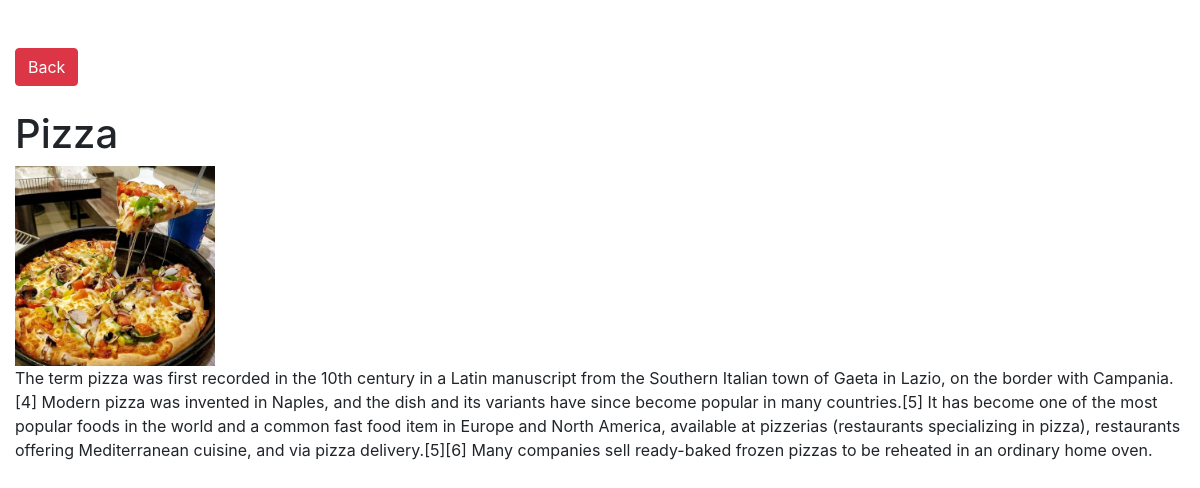
/2, run on the app's committed database.
### App/models.py (models this page shows, shortened)
class Recipe(models.Model):
    name 		= models.CharField(max_length=100)
    desc		= models.TextField()
    image 		= models.CharField(max_length=400)

### App/views.py (the view)
# urls.py: path('<int:id>',show , name='show'),
def show(request , id):
    if cache.get(id):
        print("DATA COMING FROM CACHE")
        recipe = cache.get(id)
    else:
        print("DATA COMING FROM DB")
        recipe = Recipe.objects.get(id = id)
        cache.set(id , recipe)
    context = {'recipe' : recipe}
    return render(request, 'show.html' , context)

### App/templates/show.html (shortened to what this page needs)
<!DOCTYPE html>
<html lang="en">
<head>
    <link rel="stylesheet" href="https://stackpath.bootstrapcdn.com/bootstrap/4.4.1/css/bootstrap.min.css">
</head>
<body>
    <div class="container-fluid mt-5">
        <a href="/" class="btn btn-danger">Back</a>
    <h1 class="mt-4">{{recipe.name}}</h1>
    <img src="{{recipe.image}}" class="img-responsive" style="height:200px">
    <p>{{recipe.desc}}</p>
    </div>
</body>
</html>

### data on the page
Recipe: name "Pizza", image (picture), desc "The term pizza was first recorded in the 10th century in a Latin manuscript from the Southern Italian town of Gaeta in Lazio, on the border with Campania.[4] Modern pizza was invented in Naples, and the dish and its variants have since become popular in many countries.[5] It has become one of the most popular foods in the world and a common fast food item in Europe and North America, available at pizzerias (restaurants specializing in pizza), restaurants offering Mediterranean cuisine, and via pizza delivery.[5][6] Many companies sell ready-baked frozen pizzas to be reheated in an ordinary home oven."
